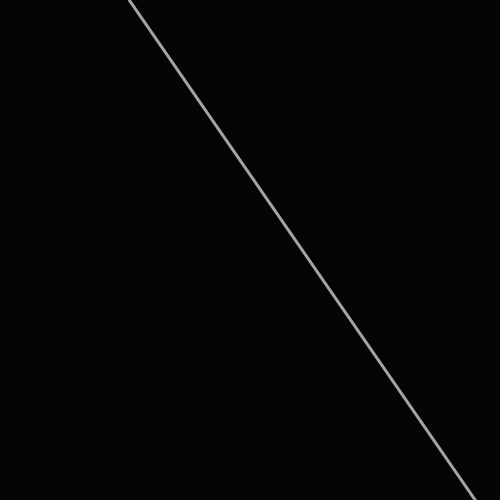
Frame 1 (no input)
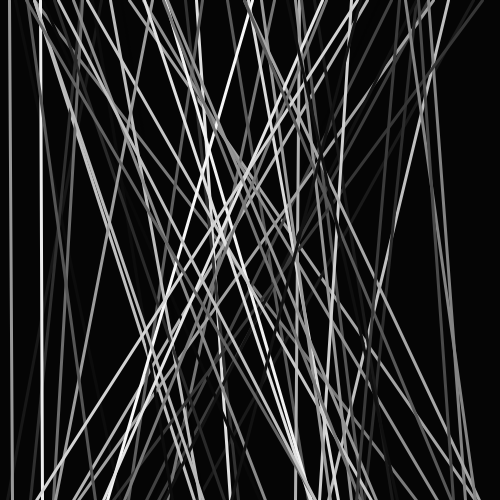
Frame 60 (the mouse pressed at the canvas centre just before this capture)
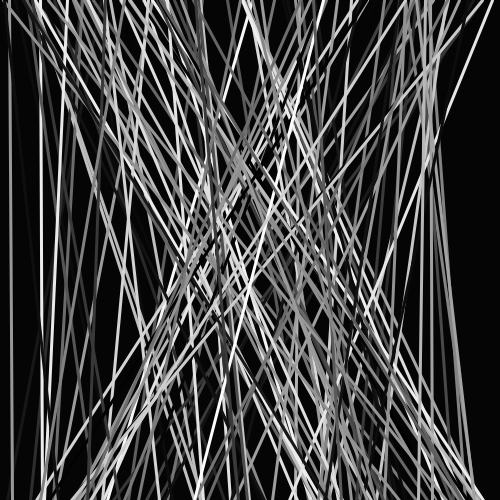
Frame 120 (the mouse held since frame 60 and released just before this capture)

The Processing sketch that drew these frames (run headless with seeded random() and noise(); from frame 60 on, the mouse is pressed at the canvas centre):

// Processing sketch: processing_160101
// ── processing_160101.pde

void setup() {
  size(500, 500);
  background(#050505);
}
void draw() {

  strokeWeight(3);
  stroke(random(255));
  line(random(width), 0, random(height), 500);
}
